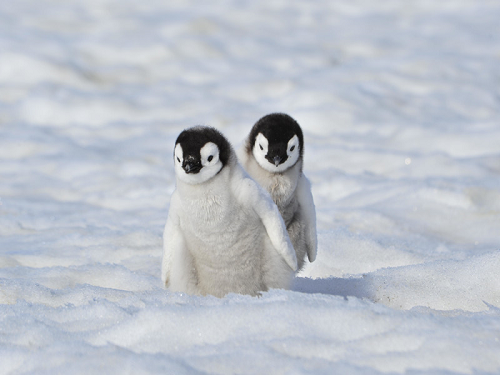
#> input picture assignments/PS1/image1.png, 500 x 375 px
$ python experiment.py   (Python 2 division)
#> lines starting #> are read from the running program, lines starting #| are printed output that depends on the picture; long printed decimals are rounded
### assignments/PS1/ps1.py

import math
import numpy as np
import cv2
import sys

# # Implement the functions below.


def extract_red(image):
    """ Returns the red channel of the input image. It is highly recommended to make a copy of the
    input image in order to avoid modifying the original array. You can do this by calling:
    temp_image = np.copy(image)

    Args:
        image (numpy.array): Input RGB (BGR in OpenCV) image.

    Returns:
        numpy.array: Output 2D array containing the red channel.
    """
    temp_image=np.copy(image)
    r=temp_image[:,:,2]
    return r

    raise NotImplementedError


def extract_green(image):
    """ Returns the green channel of the input image. It is highly recommended to make a copy of the
    input image in order to avoid modifying the original array. You can do this by calling:
    temp_image = np.copy(image)

    Args:
        image (numpy.array): Input RGB (BGR in OpenCV) image.

    Returns:
        numpy.array: Output 2D array containing the green channel.
    """
    temp_image=np.copy(image)
    g=temp_image[:,:,1].copy()
    return g

    raise NotImplementedError


# [15 lines left out: function extract_blue, not called in this run]


def swap_green_blue(image):


    """ Returns an image with the green and blue channels of the input image swapped. It is highly
    recommended to make a copy of the input image in order to avoid modifying the original array.
    You can do this by calling:
    temp_image = np.copy(image)

    Args:
        image (numpy.array): Input RGB (BGR in OpenCV) image.

    Returns:
        numpy.array: Output 3D array with the green and blue channels swapped.
    """
    img=np.copy(image)
    b,g,r=cv2.split(img)
    img[:,:,0]=g
    img[:,:,1]=b
#     print "original:%s" % image
#     print "new:%s" % temp_image
    return img
    raise NotImplementedError


def copy_paste_middle(src, dst, shape):
    """ Copies the middle region of size shape from src to the middle of dst. It is
    highly recommended to make a copy of the input image in order to avoid modifying the
    original array. You can do this by calling:
    temp_image = np.copy(image)

        Note: Assumes that src and dst are monochrome images, i.e. 2d arrays.

        Note: Where 'middle' is ambiguous because of any difference in the oddness
        or evenness of the size of the copied region and the image size, the function
        rounds downwards.  E.g. in copying a shape = (1,1) from a src image of size (2,2)
        into an dst image of size (3,3), the function copies the range [0:1,0:1] of
        the src into the range [1:2,1:2] of the dst.

    Args:
        src (numpy.array): 2D array where the rectangular shape will be copied from.
        dst (numpy.array): 2D array where the rectangular shape will be copied to.
        shape (tuple): Tuple containing the height (int) and width (int) of the section to be
                       copied.

    Returns:
        numpy.array: Output monochrome image (2D array)
    """

    height=shape[0]
    width=shape[1]

    src_height, src_width=src.shape
    dst_height, dst_width=dst.shape

#     print src_height, src_width, dst_height, dst_width

    src_height_index_start= (src_height-height)/2
    src_width_index_start= (src_width-width)/2

    dst_height_index_start= (dst_height-height)/2
    dst_width_index_start= (dst_width-width)/2
#     print src_height_index_start, src_width_index_start, dst_width_index_start

    img=np.copy(dst)

    img[dst_height_index_start:dst_height_index_start+height,dst_width_index_start:dst_width_index_start+width]\
    =src[src_height_index_start:src_height_index_start+height,src_width_index_start:src_width_index_start+width]

    return img

    raise NotImplementedError


def image_stats(image):
    """ Returns the tuple (min,max,mean,stddev) of statistics for the input monochrome image.
    In order to become more familiar with Numpy, you should look for pre-defined functions
    that do these operations i.e. numpy.min.

    It is highly recommended to make a copy of the input image in order to avoid modifying
    the original array. You can do this by calling:
    temp_image = np.copy(image)

    Args:
        image (numpy.array): Input 2D image.

    Returns:
        tuple: Four-element tuple containing:
               min (float): Input array minimum value.
               max (float): Input array maximum value.
               mean (float): Input array mean / average value.
               stddev (float): Input array standard deviation.
    """
    img=np.copy(image)
#     print (np.min(img), np.max(img), np.mean(img), np.std(img))
    return (1.*np.min(img), 1.*np.max(img), np.mean(img), np.std(img))

    raise NotImplementedError


def center_and_normalize(image, scale):
    """ Returns an image with the same mean as the original but with values scaled about the
    mean so as to have a standard deviation of "scale".

    Note: This function makes no defense against the creation
    of out-of-range pixel values.  Consider converting the input image to
    a float64 type before passing in an image.

    It is highly recommended to make a copy of the input image in order to avoid modifying
    the original array. You can do this by calling:
    temp_image = np.copy(image)

    Args:
        image (numpy.array): Input 2D image.
        scale (int or float): scale factor.

    Returns:
        numpy.array: Output 2D image.
    """

    img=np.copy(image)


#     print img.dtype
#     print (np.max(img), np.min(img))
    #     img.astype(float64)
    img=1.*img
#     print (np.max(img), np.min(img))

    mean=np.mean(img)
    std=np.std(img)

    img[:]=(((img[:]-mean)/std)*scale)*1.0 + mean*1.0

    return img


    raise NotImplementedError


def shift_image_left(image, shift):
    """ Outputs the input monochrome image shifted shift pixels to the left.

    The returned image has the same shape as the original with
    the BORDER_REPLICATE rule to fill-in missing values.  See

    http://docs.opencv.org/2.4/doc/tutorials/imgproc/imgtrans/copyMakeBorder/copyMakeBorder.html?highlight=copy

    for further explanation.

    It is highly recommended to make a copy of the input image in order to avoid modifying
    the original array. You can do this by calling:
    temp_image = np.copy(image)

    Args:
        image (numpy.array): Input 2D image.
        shift (int): Displacement value representing the number of pixels to shift the input image.
            This parameter may be 0 representing zero displacement.

    Returns:
        numpy.array: Output shifted 2D image.
    """

    img = np.copy(image)

    if shift==0:
        pass
    if shift!=0:
        img[:, :-shift] = img[:, shift:]
    #     cv2.imshow('shift', img)
    #     cv2.copyMakeBorder(image, img, 0, 0, 0, 2, cv2.BORDER_REPLICATE)
        img_border = cv2.copyMakeBorder(image,0,0,0,shift,cv2.BORDER_REPLICATE)
        img[:,-shift:]=img_border[:,-shift:]
#     cv2.imshow('shift boarder', img)

#     cv2.waitKey(0)
    return img

    raise NotImplementedError


def difference_image(img1, img2):
    """ Returns the difference between the two input images (img1 - img2). The resulting array must be normalized
    and scaled to fit [0, 255].

    It is highly recommended to make a copy of the input image in order to avoid modifying
    the original array. You can do this by calling:
    temp_image = np.copy(image)

    Args:
        img1 (numpy.array): Input 2D image.
        img2 (numpy.array): Input 2D image.

    Returns:
        numpy.array: Output 2D image containing the result of subtracting img2 from img1.
    """

    img_diff=1.*img1-1.*img2

#     print np.min(img), np.max(img)

    img = np.zeros(img_diff.shape)
    cv2.normalize(img_diff, img, alpha=0, beta=255, norm_type=cv2.NORM_MINMAX)
#     print np.min(img), np.max(img)
    return img

    raise NotImplementedError


def add_noise(image, channel, sigma):
    """ Returns a copy of the input color image with Gaussian noise added to
    channel (0-2). The Gaussian noise mean must be zero. The parameter sigma
    controls the standard deviation of the noise.

    The returned array values must not be clipped or normalized and scaled. This means that
    there could be values that are not in [0, 255].

    Note: This function makes no defense against the creation
    of out-of-range pixel values.  Consider converting the input image to
    a float64 type before passing in an image.

    It is highly recommended to make a copy of the input image in order to avoid modifying
    the original array. You can do this by calling:
    temp_image = np.copy(image)

    Args:
        image (numpy.array): input RGB (BGR in OpenCV) image.
        channel (int): Channel index value.
        sigma (float): Gaussian noise standard deviation.

    Returns:
        numpy.array: Output 3D array containing the result of adding Gaussian noise to the
            specified channel.
    """


    # # 5a

    img=np.copy(image)
    img=1.*img

    temp_img=img[:,:,channel].copy()

    r,c=temp_img.shape

    noise=np.random.randn(r,c)*sigma
    noise_img=temp_img + noise

    img[:,:,channel]=noise_img

#     print np.max(img), np.min(img)
    return img


    raise NotImplementedError

### assignments/PS1/experiment.py
import numpy as np
import cv2

from ps1 import *

# %run ps1.py

def main():

    # TODO: Insert your image file paths here:
    img1_filename = "image1.png"
    img2_filename = "image2.png"

    # # 1a
    img1 = cv2.imread(img1_filename)
#> img1 is the input picture: shape (375, 500, 3); mean B, G, R 202.3, 193.6, 188.1
    img2 = cv2.imread(img2_filename)
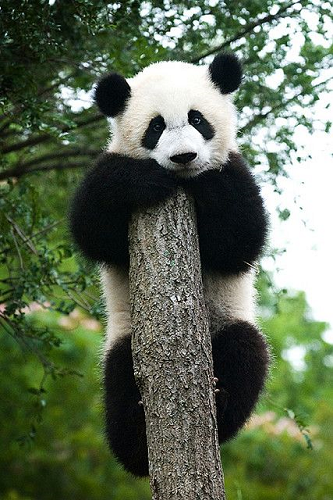
#> input picture assignments/PS1/image2.png, 333 x 500 px
#> img2 is the input picture: shape (500, 333, 3); mean B, G, R 85.1, 108.6, 95.5


    assert 100 < img1.shape[0] <= 512, "Check your image 1 dimensions"
    assert 100 < img1.shape[1] <= 512, "Check your image 1 dimensions"
    assert 100 < img2.shape[0] <= 512, "Check your image 2 dimensions"
    assert 100 < img2.shape[1] <= 512, "Check your image 2 dimensions"
    assert img1.shape[1] > img1.shape[0], "Image 1 should be a wide image"
    assert img2.shape[0] > img2.shape[1], "Image 2 should be a tall image"

    cv2.imwrite('output/ps1-1-a-1.png', img1)
    cv2.imwrite('output/ps1-1-a-2.png', img2)

    # # 2 Color Planes

    # # 2a
    swapped_green_blue_img = swap_green_blue(img1)
    cv2.imwrite('output/ps1-2-a-1.png', swapped_green_blue_img)

    # # 2b
    img1_green = extract_green(img1)
    assert len(img1_green.shape) == 2, "The monochrome image must be a 2D array"
    cv2.imwrite('output/ps1-2-b-1.png', img1_green)

    # # 2c
    img1_red = extract_red(img1)
    assert len(img1_red.shape) == 2, "The monochrome image must be a 2D array"
    cv2.imwrite('output/ps1-2-c-1.png', img1_red)

    # # 3 Replacement of Pixels

    # # 3a

    # TODO: Choose the monochrome image for img1.
    mono1 = extract_green(img1)

    mono2 = cv2.cvtColor(img2, cv2.COLOR_BGR2GRAY)

    replaced_img = copy_paste_middle(mono1, mono2, (100, 100))
#> in copy_paste_middle, `img[dst_height_index_start:dst_height_index_start+height,dst_width_ind..`:
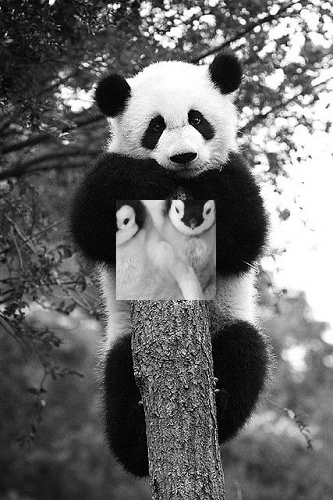
#> img: shape (500, 333); min 0, max 255, mean 106.7

    cv2.imwrite('output/ps1-3-a-1.png', replaced_img)

    # # 4 Arithmetic and Geometric operations

    # # 4a
    min_green, max_green, mean_green, stddev_green = image_stats(img1_green)
#> min_green = 9; max_green = 243; mean_green = 193.6; stddev_green = 26.14

    print("The min pixel value of img1_green is", min_green)
#| The min pixel value of img1_green is 9.0
    print("The max pixel value of img1_green is", max_green)
#| The max pixel value of img1_green is 243.0
    print("The mean pixel value of img1_green is", mean_green)
#| The mean pixel value of img1_green is 193.594
    print("The std dev of img1_green is", stddev_green)
#| The std dev of img1_green is 26.144

    # # 4b
    normalized_img = center_and_normalize(img1_green, 10)
#> in center_and_normalize, `mean=np.mean(img)`: mean = 193.6
#> in center_and_normalize, `std=np.std(img)`: std = 26.14
    cv2.imwrite('output/ps1-4-b-1.png', normalized_img)

    # # 4c
    shift_green = shift_image_left(img1_green, 2)
#> in shift_image_left, `img[:,-shift:]=img_border[:,-shift:]`: img: shape (375, 500); min 9, max 243, mean 193.6
    cv2.imwrite('output/ps1-4-c-1.png', shift_green)

    # # 4d
    diff_green = difference_image(img1_green, shift_green)
#> in difference_image, `img_diff=1.*img1-1.*img2`:
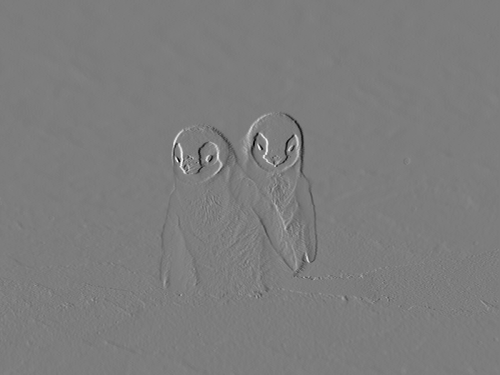
#> img_diff: shape (375, 500) float64; min -205, max 213, mean 0; drawn with min black and max white
    cv2.imwrite('output/ps1-4-d-1.png', diff_green)

    # # 5 Noise

    # TODO: Choose a sigma value:
    sigma = 80

    # # 5a
    channel = 1
    noisy_green = add_noise(img1, channel, sigma)
    cv2.imwrite('output/ps1-5-a-1.png', noisy_green)
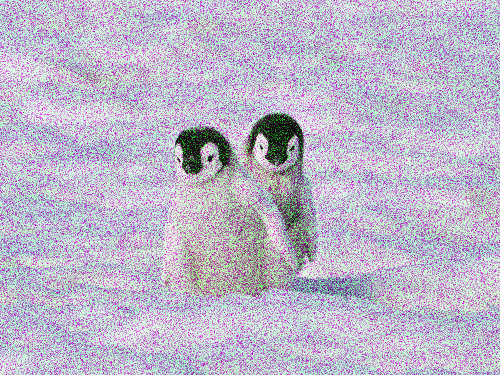
#> saved as ps1-5-a-1.png: shape (375, 500, 3); mean B, G, R 202.3, 183.5, 188.1

    # # 5b
    channel = 0
    noisy_blue = add_noise(img1, channel, sigma)
#> call 2 of add_noise, with channel = 0, sigma = 80
#> in add_noise (call 2), `noise_img=temp_img + noise`:
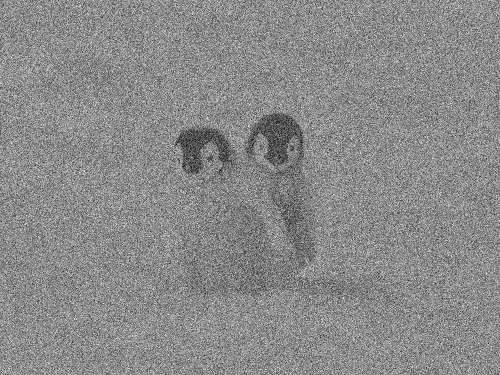
#> noise_img: shape (375, 500) float64; min -229.1, max 564.8, mean 202.3; drawn with min black and max white
#> in add_noise (call 2), `img[:,:,channel]=noise_img`:
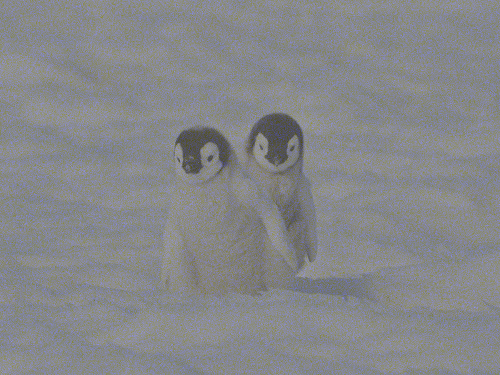
#> img: shape (375, 500, 3) float64; mean B, G, R 202.3, 193.6, 188.1; drawn with min black and max white
    cv2.imwrite('output/ps1-5-b-1.png', noisy_blue)
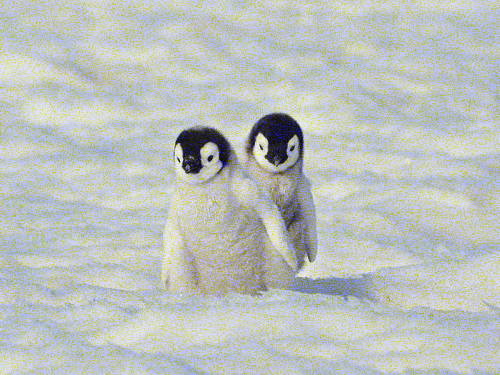
#> saved as ps1-5-b-1.png: shape (375, 500, 3); mean B, G, R 189.5, 193.6, 188.1


# [13 lines of commented-out code are left out]


if __name__ == "__main__":
    main()
